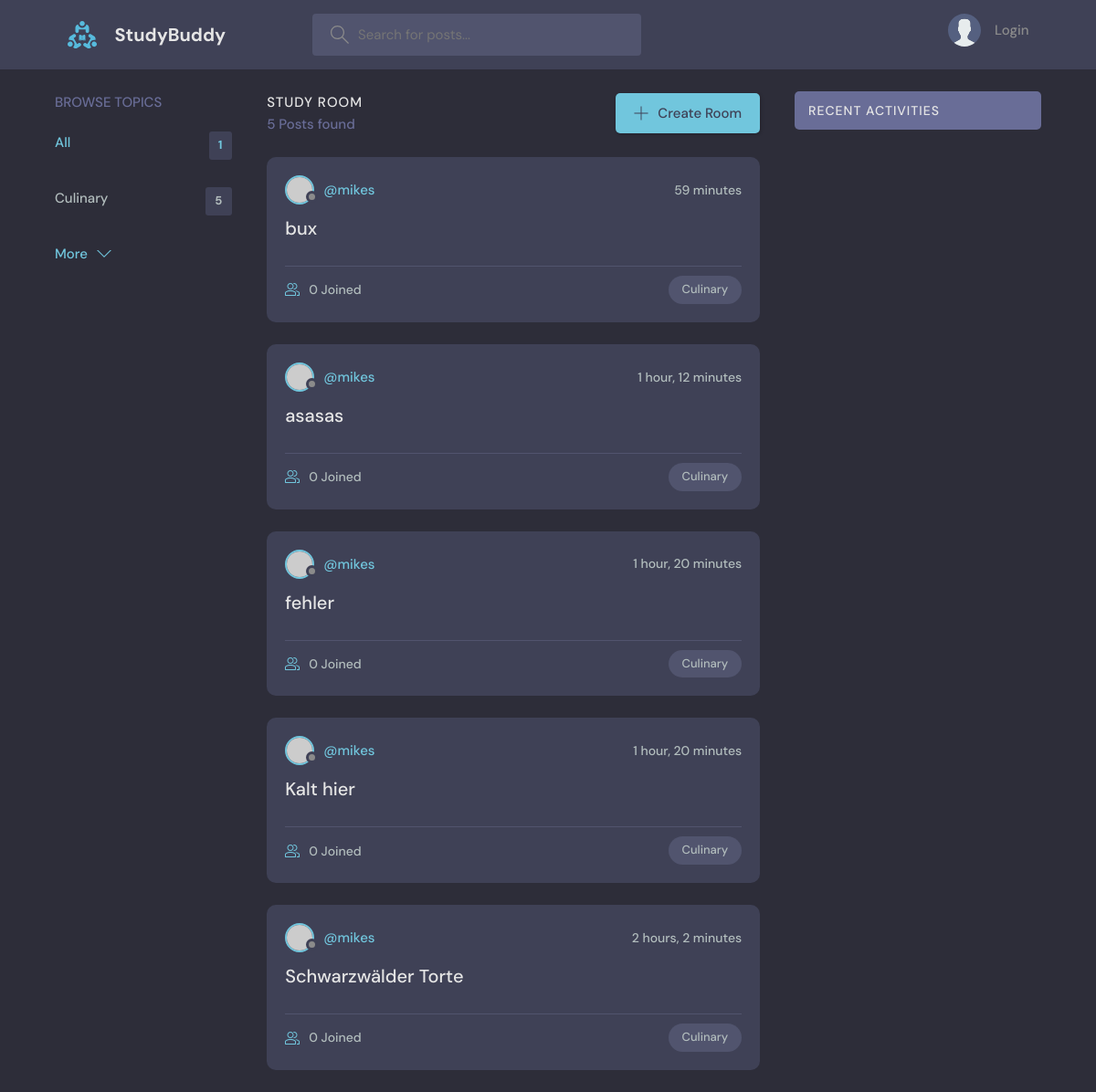
The page / on the database its author committed.
### base/models.py (models this page shows, shortened)
class Topic(models.Model):
    name = models.CharField(max_length=200)
    def __str__(self):
        return self.name

class Room(models.Model):
    host = models.ForeignKey(User, on_delete= models.SET_NULL, null=True)
    topic = models.ForeignKey(Topic, on_delete= models.SET_NULL, null=True)
    region = models.ForeignKey(Region, on_delete=models.SET_NULL, null=True)
    name = models.CharField(max_length=200)
    description = RichTextField(blank=True, null=True)
    updated = models.DateTimeField(auto_now = True)
    created = models.DateTimeField(auto_now_add=True)
    participants = models.ManyToManyField(User, related_name='participants', blank=True)
    class Meta:
        ordering = ['-updated', '-created']

### base/views.py (the view)
# urls.py: path('', views.home, name='home'),
def home(request):
    q = request.GET.get('q') if request.GET.get('q') !=None else ''
    rooms = Room.objects.filter(
        Q(topic__name__icontains=q) |
        Q(name__icontains=q) |
        Q(description__icontains=q) )
    topics = Topic.objects.all()
    room_count = rooms.count()
    room_messages = Message.objects.filter(Q(room__topic__name__icontains=q))
    context = {
        'rooms': rooms, 'topics':topics,
        'room_count': room_count, 'room_messages':room_messages}
    return render(request,'base/home.html', context)

### base/templates/base/home.html (shortened to what this page needs)
{% extends 'main.html' %}
{% block content %}
    <main class="layout layout--3">
      <div class="container">
        {% include 'base/topics_component.html' %}
        <div class="roomList">
          <div class="roomList__header">
            <div>
              <h2>Study Room</h2>
              <p>{{room_count}} Posts found</p>
            </div>
            <a class="btn btn--main" href="{% url 'create-room' %}">
              <svg version="1.1" xmlns="http://www.w3.org/2000/svg" width="32" height="32" viewBox="0 0 32 32">
                <title>add</title>
                <path
                  d="M16.943 0.943h-1.885v14.115h-14.115v1.885h14.115v14.115h1.885v-14.115h14.115v-1.885h-14.115v-14.115z"
                ></path>
              </svg>
              Create Room
            </a>
          </div>
          {% include 'base/feed_component.html' %}
        </div>
        {% include 'base/activity_component.html' %}
      </div>
    </main>
  {% endblock  %}

### base/templates/base/topics_component.html
<div class="topics">
    <div class="topics__header">
      <h2>Browse Topics</h2>
    </div>
    <ul class="topics__list">
      <li>
        <a href=" {% url 'home' %}" class="active">All <span>{{topics.count}}</span></a>
      </li>
      {% for topic in topics%}
      <li>
        <a href="{% url 'home' %}?q={{topic.name}}">{{topic}} <span>{{topic.room_set.all.count}}</span></a>
      </li>
      {% endfor %}
    </ul>
    <a class="btn btn--link" href="topics.html">
      More
      <svg version="1.1" xmlns="http://www.w3.org/2000/svg" width="32" height="32" viewBox="0 0 32 32">
        <title>chevron-down</title>
        <path d="M16 21l-13-13h-3l16 16 16-16h-3l-13 13z"></path>
      </svg>
    </a>
</div>

### base/templates/base/feed_component.html (shortened to what this page needs)
{% for room in rooms %}
<div class="roomListRoom">
    <div class="roomListRoom__header">
      <a href="{% url 'user-profile' room.host.id %}" class="roomListRoom__author">
        <div class="avatar avatar--small">
          <img src="https://randomuser.me/api/portraits/women/11.jpg" />
        </div>
        <span>@{{room.host.username}}</span>
      </a>
      <div class="roomListRoom__actions">
        <span>{{room.created | timesince}}</span>
      </div>
    </div>
    <div class="roomListRoom__content">
      <a href="{% url 'room' room.id %}">{{room.name}}</a>
    </div>
    <div class="roomListRoom__meta">
      <a href="{% url 'room' room.id %}" class="roomListRoom__joined">
        {{room.participants.all.count}} Joined
      </a>
      <p class="roomListRoom__topic">{{room.topic.name}}</p>
    </div>
  </div>
{% endfor %}

### static/styles/style.css (style rules this page uses)
:root { --color-main: #71c6dd; --color-main-light: #e1f6fb; --color-dark: #3f4156; --color-dark-medium: #51546e; --color-dark-light: #696d97; --color-light: #e5e5e5; --color-gray: #8b8b8b; --color-light-gray: #b2bdbd; --color-bg: #2d2d39; --color-success: #5dd693; --color-error: #fc4b0b; }
* { font-family: "DM Sans", -apple-system, BlinkMacSystemFont, "Segoe UI", Roboto, Oxygen, Ubuntu, Cantarell, "Open Sans", "Helvetica Neue", sans-serif; margin: 0; padding: 0; box-sizing: border-box; text-rendering: optimizeLegibility; font-size: inherit; }
html { font-size: 56.25%; }
@media only screen and (min-width: 1200px) { html { font-size: 62.5%; } }
body { line-height: 1.6; font-weight: 400; font-size: 1.5rem; color: var(--color-light-gray); background-color: var(--color-bg); min-height: 100vh; }
img { width: 100%; }
a { display: inline-block; color: var(--color-main); text-decoration: none; }
.container { max-width: 120rem; width: 90%; margin: auto; }
.btn { background-color: transparent; border: none; display: inline-flex; align-items: center; gap: 1rem; cursor: pointer; transition: all ease-in-out 0.3s; padding: 1rem 2rem; border-radius: 5px; box-shadow: 1px 1px 3px 1px rgba(0, 0, 0, 0.15); font-weight: 500; }
.btn--link { border-radius: 0; padding: 0; color: var(--color-main); box-shadow: none; }
.btn--main { background-color: var(--color-main); color: var(--color-dark); }
.btn > svg { fill: currentColor; width: 1.6rem; height: 1.6rem; }
.avatar { position: relative; display: inline-block; border-radius: 50%; border: 2px solid var(--color-main); }
.avatar img { display: block; border-radius: 50%; object-fit: cover; object-position: center; }
.avatar::after { content: ""; display: block; position: absolute; background-color: var(--color-gray); z-index: 111; border-radius: 50%; border: 0.3rem solid var(--color-dark); }
.avatar.avatar--small img { width: 2.8rem; height: 2.8rem; }
.avatar.avatar--small:after { width: 0.7rem; height: 0.7rem; bottom: 0px; right: -6px; }
.layout { margin-top: 2.4rem; }
.layout > .container { display: flex; justify-content: space-between; align-items: flex-start; }
.layout--3 > .container > div:first-child { flex-basis: 18%; max-width: 22.5rem; }
.layout--3 > .container > div:nth-child(2) { flex-basis: 50%; }
.topics__header { margin-bottom: 2rem; }
.topics__header h2 { text-transform: uppercase; font-weight: 500; color: var(--color-dark-light); }
.topics__list { list-style: none; }
.topics__list li a { display: flex; justify-content: space-between; margin-bottom: 3rem; font-weight: 500; color: var(--color-light-gray); transition: all 0.3s ease-in-out; }
.topics__list li a.active, .topics__list li a:hover { color: var(--color-main); }
.topics__list li a span { padding: 0.5rem 1rem; background-color: var(--color-dark); border-radius: 3px; font-size: 1.3rem; font-weight: 700; letter-spacing: 1px; }
.roomList__header { display: flex; justify-content: space-between; align-items: center; margin-bottom: 2.4rem; }
.roomList__header h2 { text-transform: uppercase; font-weight: 500; color: var(--color-light); letter-spacing: 1px; }
.roomList__header p { font-weight: 500; color: var(--color-dark-light); }
.roomListRoom { margin-bottom: 2.4rem; background-color: var(--color-dark); border-radius: 1rem; padding: 2rem; }
.roomListRoom__header { display: flex; justify-content: space-between; align-items: center; }
.roomListRoom__author { font-weight: 500; display: flex; align-items: center; gap: 1rem; }
.roomListRoom__actions { display: flex; align-items: flex-start; gap: 1rem; position: relative; }
.roomListRoom__actions span { font-size: 1.4rem; font-weight: 500; }
.roomListRoom__content { margin: 1rem 0; }
.roomListRoom__content a { font-size: 2rem; font-weight: 500; margin-bottom: 1.5rem; color: var(--color-light); transition: all 0.3s ease-in-out; }
.roomListRoom__meta { border-top: 1px solid var(--color-dark-medium); padding-top: 1rem; display: flex; align-items: center; justify-content: space-between; }
.roomListRoom__joined { color: var(--color-light-gray); display: flex; align-items: center; gap: 1rem; font-size: 1.4rem; font-weight: 500; }
.roomListRoom__joined svg { fill: var(--color-main); width: 1.6rem; height: 1.6rem; }
.roomListRoom__topic { padding: 5px 1.5rem; background-color: var(--color-dark-medium); border-radius: 5rem; font-weight: 500; font-size: 1.3rem; }

### rows shown on the page
Topic: name "Culinary", room_set.all.count "5"
Room: host.username "mikes", created "59 minutes", name "bux", participants.all.count "0", topic.name "Culinary"
Room: host.username "mikes", created "1 hour, 12 minutes", name "asasas", participants.all.count "0", topic.name "Culinary"
Room: host.username "mikes", created "1 hour, 20 minutes", name "fehler", participants.all.count "0", topic.name "Culinary"
Room: host.username "mikes", created "1 hour, 20 minutes", name "Kalt hier", participants.all.count "0", topic.name "Culinary"
Room: host.username "mikes", created "2 hours, 2 minutes", name "Schwarzwälder Torte", participants.all.count "0", topic.name "Culinary"

### other values the page prints
{{ topics.count }} "1"
{{ room_count }} "5"
